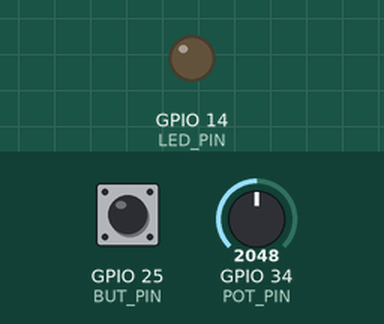
Bench run of a sketch on a simulated ESP32. Parts: output pins drawn as LEDs (lit = HIGH). The test bench sets the inputs (shaded band); at power-on: GPIO 25 (BUT_PIN) HIGH, GPIO 34 (POT_PIN) = 2048. What the sketch prints to the serial monitor is not drawn.

Above: at 1.2 s.
1.3 s: GPIO 25 (BUT_PIN) pulled LOW for 0.15 s
At 1.6 s:
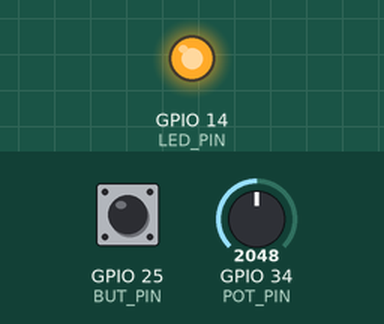
2.9 s: GPIO 25 (BUT_PIN) pulled LOW for 1 s
At 3.8 s:
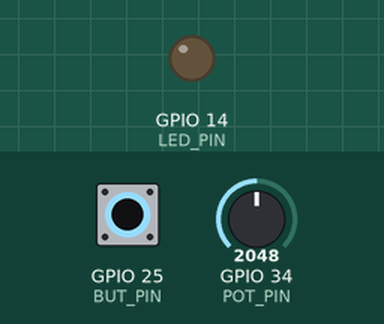
5.4 s: GPIO 25 (BUT_PIN) pulled LOW for 3.2 s
At 6.2 s:
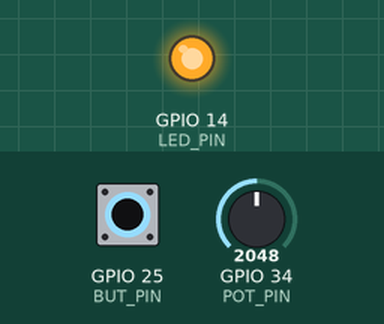
Timing chart, 0 to 8.4 s (numbered marks = the images above; inputs shaded):
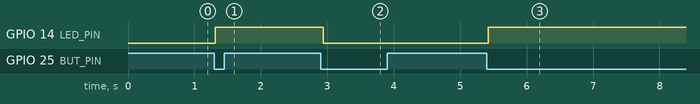

Measured:
- after the input at 1.3 s, GPIO 14 (LED_PIN): LOW → HIGH at once
- after the input at 2.9 s, GPIO 14 (LED_PIN): HIGH → LOW at once
- after the input at 5.4 s, GPIO 14 (LED_PIN): LOW → HIGH at once

The sketch:

08_esp32_oop_basics.ino
```cpp
#define BUT_PIN 25 // GPIO pin for the tactile button
#define LED_PIN 14 // GPIO pin for the external LED
#define POT_PIN 34 // GPIO pin for the potentiometer (Analog input)

// =========================================================================
// Class: DebouncedButton
// Encapsulates button bounce protection and toggle logic using millis()
// =========================================================================
class DebouncedButton {
  private:
    // Internal variables (Hardware configuration)
    byte _BUT_PIN;          // Stores the assigned button pin
    byte _LED_PIN;          // Stores the assigned LED pin
    int _LED_interval;      // Debounce time interval in milliseconds (e.g., 50ms)

    // Internal timing state
    unsigned long _previousTimeLED = 0; // Tracks the last time the button was sampled

    // State machine flags
    bool _butFlag = 0;     // Lock flag: prevents continuous triggering when held down
    bool _butStatus = 0;   // Current stable physical state of the button (1 = pressed)
    bool _ledFlag = 0;     // Tracks the current target state of the LED (0 = OFF, 1 = ON)

  public:
    // Class Constructor: Initializes the object with specific pins and intervals
    DebouncedButton(byte BUT_pin, byte LED_pin, int LED_interval) {
      _BUT_PIN = BUT_pin;
      _LED_PIN = LED_pin;
      _LED_interval = LED_interval;
    }

    // Hardware Initialization Method: Configures GPIO modes (Replaces code in setup)
    void init() {
      pinMode(_BUT_PIN, INPUT_PULLUP); // Use internal pull-up (button connects pin to GND)
      pinMode(_LED_PIN, OUTPUT);       // Set LED pin as output
    }

    // Core Tick Method: Must be called continuously in loop() to process timing and logic
    void tick() {
      unsigned long currentTimeLED = millis(); // Get current uptime timestamp

      // Check if the debounce interval has passed since the last sample
      if (currentTimeLED - _previousTimeLED >= _LED_interval) {
        _previousTimeLED = currentTimeLED; // Reset the timestamp for the next cycle

        // Read physical pin. High state is active-low, so we invert it with "!"
        _butStatus = !digitalRead(_BUT_PIN);

        // Condition A: Button is currently pressed AND the lock flag is lowered
        // This detects the exact moment the button goes from released to pressed (Falling Edge)
        if (_butStatus == 1 && _butFlag == 0) {
          _butFlag = 1;         // Raise the lock flag to block multiple clicks
          _ledFlag = !_ledFlag; // Toggle the state of the LED flag (ON->OFF or OFF->ON)
          digitalWrite(_LED_PIN, _ledFlag); // Apply the new state to the physical LED
        }

        // Condition B: Button is released AND the lock flag is still raised
        // This detects the moment the user lets go of the button (Rising Edge)
        if (_butStatus == 0 && _butFlag == 1) {
          _butFlag = 0;         // Lower the lock flag, allowing for the next press event
        }
      }
    }
};

// =========================================================================
// Class: FilteredPot
// Handles periodic analog reads and smooths data via an EMA digital filter
// =========================================================================
class FilteredPot {
  private:
    // Internal variables (Hardware and DSP configuration)
    byte _potPin;              // Stores the assigned analog pin (ADC1 channel)
    int _potInterval;          // Sampling rate interval in milliseconds
    float _k;                  // Smoothing factor for the filter (0.0 < k <= 1.0)

    // Internal timing and filtering states
    unsigned long _previousTimePot = 0; // Tracks the last time the ADC was sampled
    float _filteredPotValue;            // Accumulates the filtered value (keeps precision)

  public:
    // Class Constructor: Sets up the pin, filtering coefficient, and timing interval
    FilteredPot(byte potPin, float k, int potInterval) {
      _potPin = potPin;
      _k = k;
      _potInterval = potInterval;
    }

    // Initialization Method: Establishes the startup baseline reading to avoid jumps
    void init() {
      _filteredPotValue = analogRead(_potPin); // Seed the filter with initial position
    }

    // Event-Driven Update Method: Processes filtering and signals when a new sample is ready
    bool update() {
      unsigned long currentTime = millis(); // Get current uptime timestamp

      // Check if it's time to take a new analog sample
      if (currentTime - _previousTimePot >= _potInterval) {
        _previousTimePot = currentTime; // Reset the timestamp for the next cycle

        int rawData = analogRead(_potPin); // Perform a 12-bit analog-to-digital read (0-4095)

        // Exponential Moving Average (EMA) Low-Pass Filter Formula
        // Integrates a fraction of raw data with the historical smoothed average
        _filteredPotValue = (rawData * _k) + (_filteredPotValue * (1.0 - _k));

        return true; // Signal to the main loop that a fresh, unique data point is ready
      }
      return false; // Return false if the time interval has not passed yet
    }

    // Getter Method: Safe public access to fetch the internal processed data
    int getValue() {
      return (int)_filteredPotValue; // Cast the float to integer for clean data handling
    }
};

// Instance Creation (Object Instantiation)
DebouncedButton MyLED(BUT_PIN, LED_PIN, 50);  // Create MyLED object (Interval: 50ms)
FilteredPot MyPot(POT_PIN, 0.1, 50);          // Create MyPot object (Smoothing k: 0.1, Rate: 50ms)

void setup() {
  Serial.begin(115200); // Initialize serial data transmission at 115200 baud
  MyPot.init();         // Call startup logic for the potentiometer object
  MyLED.init();         // Call startup logic for the button/LED object
}

void loop() {
  // Event-Driven Data Logging: Prints to Serial Monitor ONLY when update() returns true
  if (MyPot.update()) {
      Serial.print("Filtered Value: ");
      Serial.println(MyPot.getValue());
  }

  // Continuously process the button scanning routine
  MyLED.tick();
}
```
